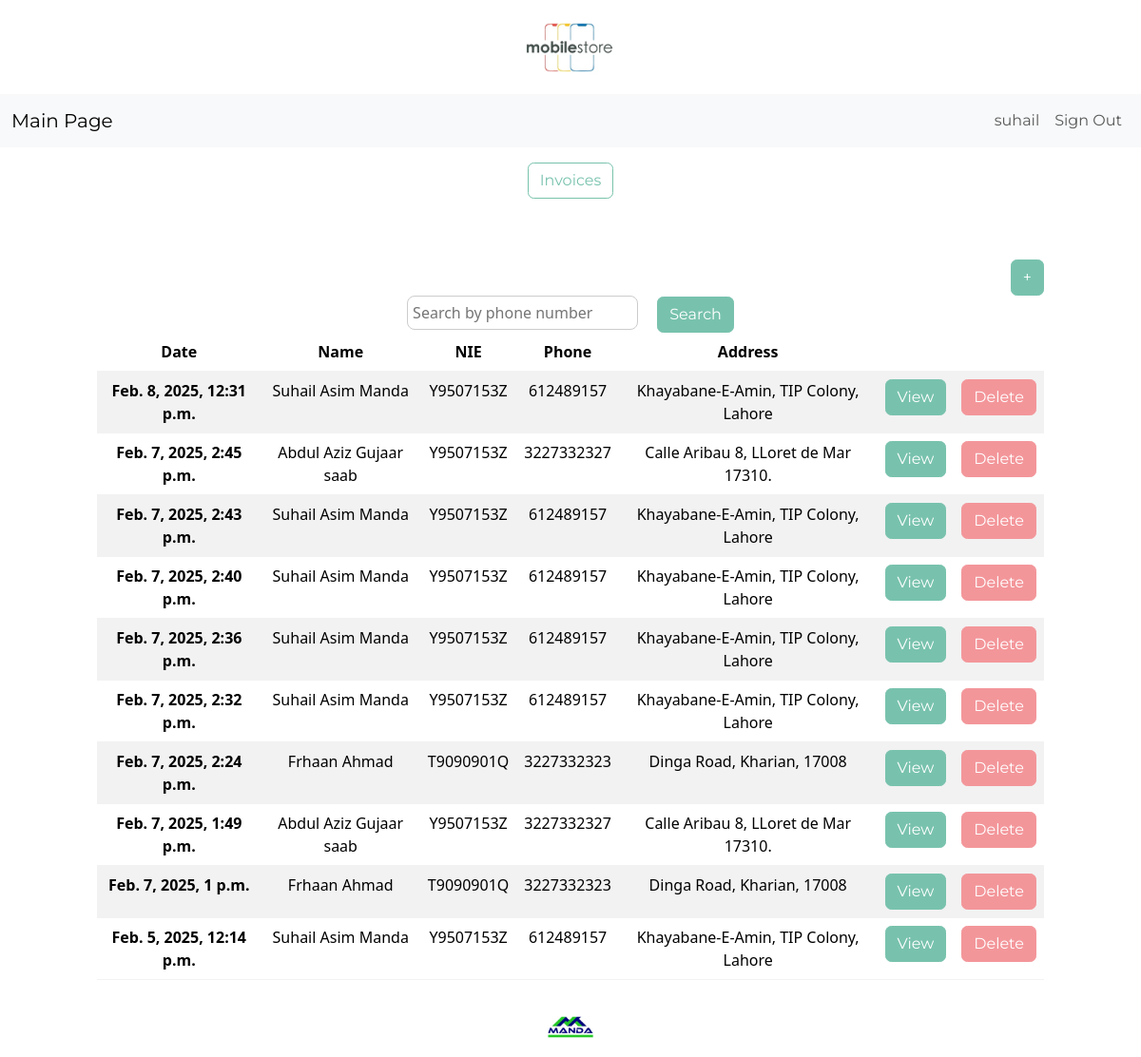
Page /dashboard5/ (signed in) on the earlier database version.
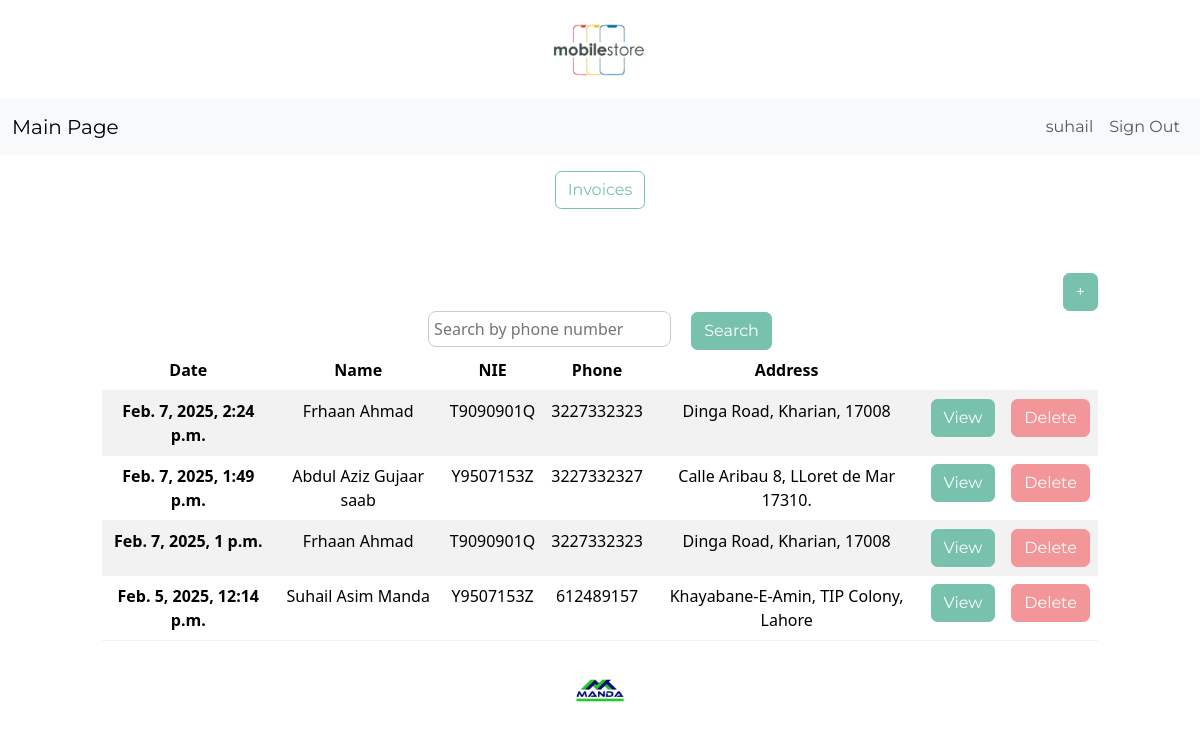
Same page on the later database version.
### inventory/models.py (models this page shows, shortened)
class CustInvoiceData(models.Model):
	customer = models.ForeignKey(CustomerData, on_delete=models.CASCADE)
	phone = models.IntegerField()
	nif = models.CharField(max_length=35, default=0)
	address = models.CharField (max_length=50)
	total_before_iva = models.DecimalField(max_digits=12, decimal_places=2, default=0.00)  # Invoice total before tax
	total_after_iva = models.DecimalField(max_digits=12, decimal_places=2, default=0.00)   # Invoice total after tax
	datein = models.DateTimeField(auto_now_add=True)
	user = models.ForeignKey(User, on_delete=models.CASCADE, blank=True, null=True)

class CustomerData(models.Model):
	cname = models.CharField(max_length=50)
	cnie = models.CharField(max_length=20)
	cphone = models.IntegerField()
	caddress = models.CharField (max_length=50)
	datec = models.DateTimeField(auto_now_add=True)
	user = models.ForeignKey(User, on_delete=models.CASCADE)
	def __str__(self):
		return self.cname

### inventory/views.py (the view)
# urls.py: path('dashboard5/', Dashboard5.as_view(), name='dashboard5'),
class Dashboard5(LoginRequiredMixin, View):
    def get(self, request):
        today = datetime.now()
        first_day_of_month = today.replace(day=1)
        query = request.GET.get("phone", "")
        query = unquote(query).strip()
        if query:
            invoices = CustInvoiceData.objects.filter(phone__icontains=query)
        else:
            invoices = CustInvoiceData.objects.filter(
    			user=self.request.user.id
			).order_by("-id")[:10]  # Order by descending 'id' and limit to 10
        context = {
            "invoices": invoices,
        }
        return render(request, "inventory/dashboard5.html", context)

### inventory/templates/inventory/dashboard5.html (shortened to what this page needs)
{% extends 'inventory/base.html' %}
{% block content %}
<a href="{% url 'index' %}" class="btn btn-outline-primary my-3 mx-4">Invoices</a>
	<div class="row">
		<div class="col-md-10 col-12 mx-auto mt-5">
			<div class="d-flex justify-content-end">
				<a href="{% url 'invoiceadd' %}" class="btn btn-primary">+</a>
			</div>
<form method="get" action="{% url 'dashboard5' %}">
		<input type="text" name="phone" placeholder="Search by phone number" value="{{ request.GET.phone }}" style="border-radius: 8px; border: 1px solid #ccc; padding: 5px;" >
        <button type="submit" class="btn btn-primary ms-3">Search</button>
</form>
			<table class="table table-hover table-striped">
				<thead>
					<tr>
						<th scope="col">Date</th>
						<th scope="col">Name</th>
						<th scope="col">NIE</th>
						<th scope="col">Phone</th>
						<th scope="col">Address</th>
						<th scope="col"></th>
						<th scope="col"></th>
					</tr>
				</thead>
				<tbody>
					{% for iteminv in invoices %}
					<tr>
						<th scope="row">{{ iteminv.datein }}</th>
						<td>{{ iteminv.customer }}</td>
						<td>{{ iteminv.nif }}</td>
						<td>{{ iteminv.phone }}</td>
						<td>{{ iteminv.address }}</td>
			<td><a href="{% url 'invoice_detail' iteminv.id %}" target="_blank" class="btn btn-primary">View</a></td>
						<td><a href="{% url 'delete-inv' iteminv.id %}" class="btn btn-secondary">Delete</a></td>
					</tr>
					{% endfor %}
				</tbody>
			</table>
		</div>
	</div>
{% endblock content %}

### inventory/templates/inventory/base.html (shortened to what this page needs)
<!DOCTYPE html>
<html lang="en">
<head>
	<link href="https://bootswatch.com/5/minty/bootstrap.min.css" rel="stylesheet">
<div style="text-align: center; margin: 20px 0;">
    <img src="/static/images/shoplogo1.png" alt="Company Logo" style="width: 100px; height: auto;">
    </div>
</head>
<body style="text-align: center; ">
	{% include 'inventory/navigation.html' %}
	{% block content %}
	{% endblock content %}
<div style="text-align: center; margin: 20px 0;">
    <img src="/static/images/manda-logo.png" alt="Company Logo" style="width: 50px; height: auto;">
    </div>
</body>
</html>

### inventory/templates/inventory/navigation.html (shortened to what this page needs)
<nav class="navbar navbar-expand-lg bg-light">
	<div class="container-fluid">
		<a class="navbar-brand" href="{% url 'index' %}">Main Page</a>
		<div class="collapse navbar-collapse justify-content-end" id="navbarNav">
			<ul class="navbar-nav">
				{% if user.is_authenticated %}
					<li class="nav-item">
						<a class="nav-link" href="#">{{ user.username }}</a>
					</li>
					<li class="nav-item">
						<a class="nav-link" href="{% url 'logout' %}">Sign Out</a>
					</li>
				{% endif %}
			</ul>
		</div>
	</div>
</nav>

Differences in the rows shown:
removed CustInvoiceData: datein "Feb. 8, 2025, 12:31 p.m.", customer "Suhail Asim Manda", nif "Y9507153Z", phone "612489157", address "Khayabane-E-Amin, TIP Colony, Lahore"
removed CustInvoiceData: datein "Feb. 7, 2025, 2:45 p.m.", customer "Abdul Aziz Gujaar saab", nif "Y9507153Z", phone "3227332327", address "Calle Aribau 8, LLoret de Mar 17310."
removed CustInvoiceData: datein "Feb. 7, 2025, 2:43 p.m.", customer "Suhail Asim Manda", nif "Y9507153Z", phone "612489157", address "Khayabane-E-Amin, TIP Colony, Lahore"
removed CustInvoiceData: datein "Feb. 7, 2025, 2:40 p.m.", customer "Suhail Asim Manda", nif "Y9507153Z", phone "612489157", address "Khayabane-E-Amin, TIP Colony, Lahore"
removed CustInvoiceData: datein "Feb. 7, 2025, 2:36 p.m.", customer "Suhail Asim Manda", nif "Y9507153Z", phone "612489157", address "Khayabane-E-Amin, TIP Colony, Lahore"
removed CustInvoiceData: datein "Feb. 7, 2025, 2:32 p.m.", customer "Suhail Asim Manda", nif "Y9507153Z", phone "612489157", address "Khayabane-E-Amin, TIP Colony, Lahore"
